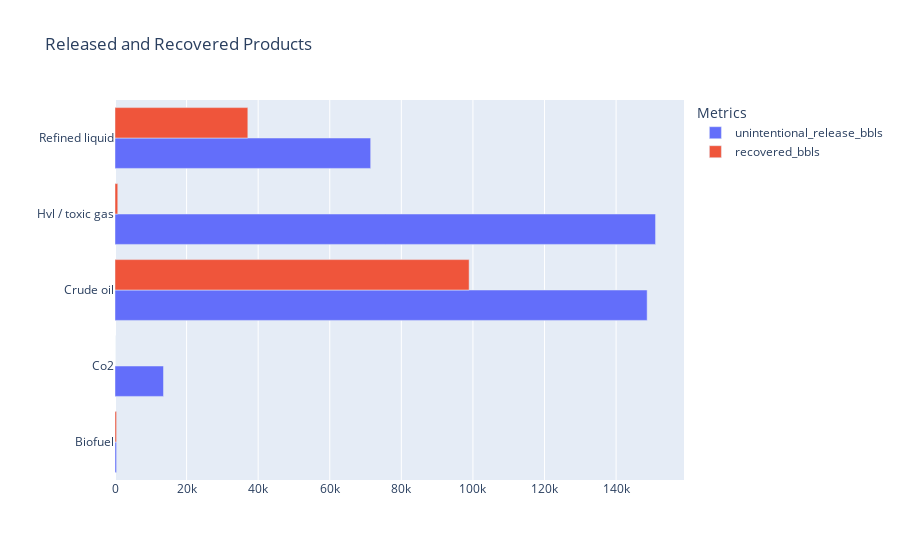

The notebook cell saved with this chart:
### Code cell
comm_released_bbls = data_dropped.groupby(['commodity_released_type'])[['unintentional_release_bbls', 'recovered_bbls']].sum()
plot = px.bar(
    data_frame = comm_released_bbls,
    orientation = 'h',
    barmode = 'group',
    title = 'Released and Recovered Products',
    labels = {'variable': 'Metrics'}
)
plot.update_layout(xaxis_title="", yaxis_title="")

### Figure 1 — Plotly figure (JSON) as saved in the notebook; plotly's stock layout.template omitted (floating-point values rounded to 4 significant figures)
{"data": [{"alignmentgroup": "True", "hovertemplate": "Metrics=unintentional_release_bbls<br>value=%{x}<br>commodity_released_type=%{y}<extra></extra>", "legendgroup": "unintentional_release_bbls", "marker": {"color": "#636efa", "pattern": {"shape": ""}}, "name": "unintentional_release_bbls", "offsetgroup": "unintentional_release_bbls", "orientation": "h", "showlegend": true, "textposition": "auto", "type": "bar", "x": [438.7, 13550.0, 148700.0, 151000.0, 71430.0], "xaxis": "x", "y": ["Biofuel", "Co2", "Crude oil", "Hvl / toxic gas", "Refined liquid"], "yaxis": "y"}, {"alignmentgroup": "True", "hovertemplate": "Metrics=recovered_bbls<br>value=%{x}<br>commodity_released_type=%{y}<extra></extra>", "legendgroup": "recovered_bbls", "marker": {"color": "#EF553B", "pattern": {"shape": ""}}, "name": "recovered_bbls", "offsetgroup": "recovered_bbls", "orientation": "h", "showlegend": true, "textposition": "auto", "type": "bar", "x": [438.7, 0, 98940.0, 771.0, 37110.0], "xaxis": "x", "y": ["Biofuel", "Co2", "Crude oil", "Hvl / toxic gas", "Refined liquid"], "yaxis": "y"}], "layout": {"barmode": "group", "legend": {"title": {"text": "Metrics"}, "tracegroupgap": 0}, "title": {"text": "Released and Recovered Products"}, "xaxis": {"anchor": "y", "domain": [0, 1], "title": {"text": ""}}, "yaxis": {"anchor": "x", "domain": [0, 1], "title": {"text": ""}}}}
